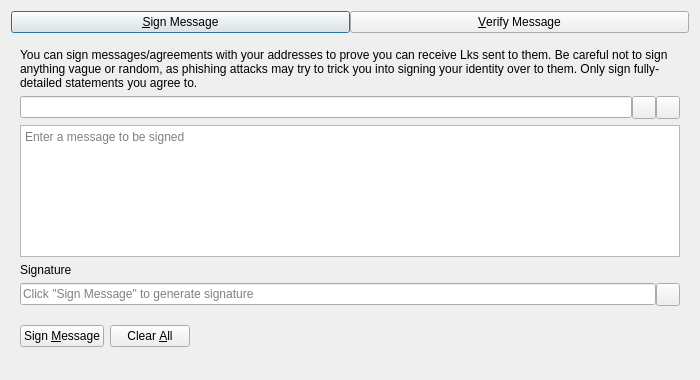
<?xml version="1.0" encoding="UTF-8"?>
<ui version="4.0">
 <class>SignVerifyMessageDialog</class>
 <widget class="QDialog" name="SignVerifyMessageDialog">
  <property name="geometry">
   <rect>
    <x>0</x>
    <y>0</y>
    <width>700</width>
    <height>380</height>
   </rect>
  </property>
  <property name="windowTitle">
   <string>Signatures - Sign / Verify a Message</string>
  </property>
  <property name="modal">
   <bool>true</bool>
  </property>
  <layout class="QVBoxLayout" name="verticalLayout">
   <item>
    <layout class="QHBoxLayout" name="horizontalLayout_Buttons_2">
     <property name="spacing">
      <number>0</number>
     </property>
     <property name="topMargin">
      <number>0</number>
     </property>
     <item>
      <widget class="QPushButton" name="btnSignMessage">
       <property name="text">
        <string>&amp;Sign Message</string>
       </property>
       <property name="checkable">
        <bool>true</bool>
       </property>
      </widget>
     </item>
     <item>
      <widget class="QPushButton" name="btnVerifyMessage">
       <property name="text">
        <string>&amp;Verify Message</string>
       </property>
       <property name="checkable">
        <bool>true</bool>
       </property>
      </widget>
     </item>
    </layout>
   </item>
   <item>
    <widget class="QStackedWidget" name="stackedWidgetSig">
     <property name="minimumSize">
      <size>
       <width>0</width>
       <height>0</height>
      </size>
     </property>
     <property name="currentIndex">
      <number>0</number>
     </property>
     <widget class="QWidget" name="pageSignMessage">
      <layout class="QVBoxLayout" name="verticalLayout_SM">
       <item>
        <widget class="QLabel" name="infoLabel_SM">
         <property name="text">
          <string>You can sign messages/agreements with your addresses to prove you can receive Lks sent to them. Be careful not to sign anything vague or random, as phishing attacks may try to trick you into signing your identity over to them. Only sign fully-detailed statements you agree to.</string>
         </property>
         <property name="textFormat">
          <enum>Qt::PlainText</enum>
         </property>
         <property name="wordWrap">
          <bool>true</bool>
         </property>
        </widget>
       </item>
       <item>
        <layout class="QHBoxLayout" name="horizontalLayout_1_SM">
         <property name="spacing">
          <number>0</number>
         </property>
         <item>
          <widget class="QValidatedLineEdit" name="addressIn_SM">
           <property name="toolTip">
            <string>The Lks address to sign the message with</string>
           </property>
          </widget>
         </item>
         <item>
          <widget class="QToolButton" name="addressBookButton_SM">
           <property name="toolTip">
            <string>Choose previously used address</string>
           </property>
           <property name="text">
            <string/>
           </property>
           <property name="shortcut">
            <string>Alt+A</string>
           </property>
          </widget>
         </item>
         <item>
          <widget class="QToolButton" name="pasteButton_SM">
           <property name="toolTip">
            <string>Paste address from clipboard</string>
           </property>
           <property name="text">
            <string/>
           </property>
           <property name="shortcut">
            <string>Alt+P</string>
           </property>
          </widget>
         </item>
        </layout>
       </item>
       <item>
        <widget class="QPlainTextEdit" name="messageIn_SM">
         <property name="toolTip">
          <string>Enter the message you want to sign here</string>
         </property>
         <property name="placeholderText">
          <string>Enter a message to be signed</string>
         </property>
        </widget>
       </item>
       <item>
        <widget class="QLabel" name="signatureLabel_SM">
         <property name="text">
          <string>Signature</string>
         </property>
         <property name="textFormat">
          <enum>Qt::PlainText</enum>
         </property>
        </widget>
       </item>
       <item>
        <layout class="QHBoxLayout" name="horizontalLayout_2_SM">
         <property name="spacing">
          <number>0</number>
         </property>
         <item>
          <widget class="QLineEdit" name="signatureOut_SM">
           <property name="placeholderText">
            <string>Click "Sign Message" to generate signature</string>
           </property>
           <property name="readOnly">
            <bool>true</bool>
           </property>
          </widget>
         </item>
         <item>
          <widget class="QToolButton" name="copySignatureButton_SM">
           <property name="toolTip">
            <string>Copy the current signature to the system clipboard</string>
           </property>
           <property name="text">
            <string/>
           </property>
          </widget>
         </item>
        </layout>
       </item>
       <item>
        <layout class="QHBoxLayout" name="horizontalLayout_3_SM">
         <item>
          <widget class="QPushButton" name="signMessageButton_SM">
           <property name="toolTip">
            <string>Sign the message to prove you own this Lks address</string>
           </property>
           <property name="text">
            <string>Sign &amp;Message</string>
           </property>
           <property name="autoDefault">
            <bool>false</bool>
           </property>
          </widget>
         </item>
         <item>
          <widget class="QPushButton" name="clearButton_SM">
           <property name="toolTip">
            <string>Reset all sign message fields</string>
           </property>
           <property name="text">
            <string>Clear &amp;All</string>
           </property>
           <property name="autoDefault">
            <bool>false</bool>
           </property>
          </widget>
         </item>
         <item>
          <spacer name="horizontalSpacer_1_SM">
           <property name="orientation">
            <enum>Qt::Horizontal</enum>
           </property>
           <property name="sizeHint" stdset="0">
            <size>
             <width>40</width>
             <height>48</height>
            </size>
           </property>
          </spacer>
         </item>
         <item>
          <widget class="QLabel" name="statusLabel_SM">
           <property name="text">
            <string/>
           </property>
           <property name="wordWrap">
            <bool>true</bool>
           </property>
          </widget>
         </item>
         <item>
          <spacer name="horizontalSpacer_2_SM">
           <property name="orientation">
            <enum>Qt::Horizontal</enum>
           </property>
           <property name="sizeHint" stdset="0">
            <size>
             <width>40</width>
             <height>48</height>
            </size>
           </property>
          </spacer>
         </item>
        </layout>
       </item>
      </layout>
     </widget>
     <widget class="QWidget" name="pageVerifyMessage">
      <layout class="QVBoxLayout" name="verticalLayout_VM">
       <item>
        <widget class="QLabel" name="infoLabel_VM">
         <property name="text">
          <string>Enter the receiver's address, message (ensure you copy line breaks, spaces, tabs, etc. exactly) and signature below to verify the message. Be careful not to read more into the signature than what is in the signed message itself, to avoid being tricked by a man-in-the-middle attack. Note that this only proves the signing party receives with the address, it cannot prove sendership of any transaction!</string>
         </property>
         <property name="textFormat">
          <enum>Qt::PlainText</enum>
         </property>
         <property name="alignment">
          <set>Qt::AlignLeading|Qt::AlignLeft|Qt::AlignTop</set>
         </property>
         <property name="wordWrap">
          <bool>true</bool>
         </property>
        </widget>
       </item>
       <item>
        <layout class="QHBoxLayout" name="horizontalLayout_1_VM">
         <property name="spacing">
          <number>0</number>
         </property>
         <item>
          <widget class="QValidatedLineEdit" name="addressIn_VM">
           <property name="toolTip">
            <string>The Lks address the message was signed with</string>
           </property>
          </widget>
         </item>
         <item>
          <widget class="QToolButton" name="addressBookButton_VM">
           <property name="toolTip">
            <string>Choose previously used address</string>
           </property>
           <property name="text">
            <string/>
           </property>
           <property name="shortcut">
            <string>Alt+A</string>
           </property>
          </widget>
         </item>
        </layout>
       </item>
       <item>
        <widget class="QPlainTextEdit" name="messageIn_VM">
          <property name="toolTip">
            <string>The signed message to verify</string>
          </property>
          <property name="placeholderText">
            <string>Enter a message to be verified</string>
          </property>
        </widget>
       </item>
       <item>
        <widget class="QValidatedLineEdit" name="signatureIn_VM">
          <property name="toolTip">
            <string>The signature given when the message was signed</string>
          </property>
          <property name="placeholderText">
            <string>Enter a signature for the message to be verified</string>
          </property>
        </widget>
       </item>
       <item>
        <layout class="QHBoxLayout" name="horizontalLayout_2_VM">
         <item>
          <widget class="QPushButton" name="verifyMessageButton_VM">
           <property name="toolTip">
            <string>Verify the message to ensure it was signed with the specified Lks address</string>
           </property>
           <property name="text">
            <string>Verify &amp;Message</string>
           </property>
           <property name="autoDefault">
            <bool>false</bool>
           </property>
          </widget>
         </item>
         <item>
          <widget class="QPushButton" name="clearButton_VM">
           <property name="toolTip">
            <string>Reset all verify message fields</string>
           </property>
           <property name="text">
            <string>Clear &amp;All</string>
           </property>
           <property name="autoDefault">
            <bool>false</bool>
           </property>
          </widget>
         </item>
         <item>
          <spacer name="horizontalSpacer_1_VM">
           <property name="orientation">
            <enum>Qt::Horizontal</enum>
           </property>
           <property name="sizeHint" stdset="0">
            <size>
             <width>40</width>
             <height>48</height>
            </size>
           </property>
          </spacer>
         </item>
         <item>
          <widget class="QLabel" name="statusLabel_VM">
           <property name="text">
            <string/>
           </property>
           <property name="wordWrap">
            <bool>true</bool>
           </property>
          </widget>
         </item>
         <item>
          <spacer name="horizontalSpacer_2_VM">
           <property name="orientation">
            <enum>Qt::Horizontal</enum>
           </property>
           <property name="sizeHint" stdset="0">
            <size>
             <width>40</width>
             <height>48</height>
            </size>
           </property>
          </spacer>
         </item>
        </layout>
       </item>
      </layout>
     </widget>
    </widget>
   </item>
  </layout>
 </widget>
 <customwidgets>
  <customwidget>
   <class>QValidatedLineEdit</class>
   <extends>QLineEdit</extends>
   <header>qt/qvalidatedlineedit.h</header>
  </customwidget>
 </customwidgets>
 <resources>
  <include location="../lks.qrc"/>
 </resources>
 <connections/>
</ui>
